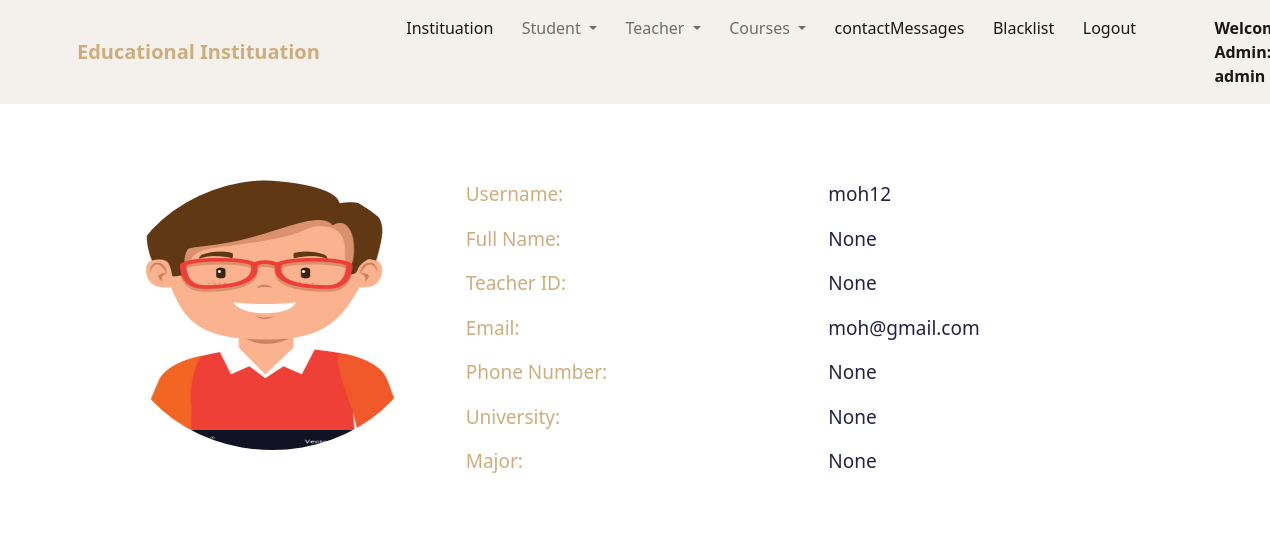
/teacher/4/ (signed in), run on the app's committed database.
### education/models.py (models this page shows, shortened)
class Teacher(models.Model):
    user = models.OneToOneField(User, on_delete=models.CASCADE)
    teacher_id = models.IntegerField(null=True, blank=True )
    full_name = models.CharField(max_length=50,null=True, blank=True)
    image = models.ImageField(upload_to="media", blank=True)
    phone = models.CharField(max_length=15 ,null=True , blank=True)
    university = models.CharField(max_length=50 ,null=True , blank=True)
    major = models.CharField(max_length=50 ,null=True , blank=True)
    @property
    def get_photo_url(self):
        if self.image and hasattr(self.image, 'url'):
            return self.image.url
        else:
            return "/static/images/teacher.jpg"

### education/views.py (the view)
# urls.py: path('teacher/<int:pk>/', TeacherDetailView.as_view(), name='teacher-detail'),
@method_decorator(user_passes_test(lambda u: u.is_superuser), name='dispatch')
class TeacherDetailView(DetailView):
    model = Teacher
    login_required = True
    template_name = 'education/admin/teacher_detail.html'
    def get_context_data(self, **kwargs):
        context = super().get_context_data(**kwargs)
        context['now'] = timezone.now()
        return context

### education/templates/education/admin/teacher_detail.html (shortened to what this page needs)
{% extends 'education/admin/admin_navbar.html' %}
{% load static %}
{% block body %}
<div class="container profile">
    <div class="row">
        <div class="col-md-4">
            <div class="profile-img" >
                <img class="rounded-circle shadow-4-strong" src="{{object.get_photo_url}}" alt=" image " width="310px" height="270px">
            </div>
        </div>
        <div class="col-md-8">
            <div class="profile-tab">
                <div class="tab-pane">
                    <div class="row">
                        <div class="col-md-6">
                            <label class="hed-color " style="font-size: 19px;">Username:</label>
                        </div>
                        <div class="col-md-6">
                            <p class="dark-blue " style="font-size: 19px;">{{object.user.username}}</p>
                        </div>
                    </div>
                    <div class="row">
                        <div class="col-md-6">
                            <label class="hed-color " style="font-size: 19px;">Full Name:</label>
                        </div>
                        <div class="col-md-6">
                            <p class="dark-blue " style="font-size: 19px;">{{object.full_name}}</p>
                        </div>
                    </div>
                    <div class="row">
                        <div class="col-md-6">
                            <label class="hed-color " style="font-size: 19px;">Teacher ID:</label>
                        </div>
                        <div class="col-md-6">
                            <p class="dark-blue " style="font-size: 19px;">{{object.teacher_id}}</p>
                        </div>
                    </div>
                    <div class="row">
                        <div class="col-md-6">
                            <label class="hed-color " style="font-size: 19px;">Email:</label>
                        </div>
                        <div class="col-md-6">
                            <p class="dark-blue " style="font-size: 19px;">{{object.user.email}}</p>
                        </div>
                    </div>
                    <div class="row">
                        <div class="col-md-6">
                            <label class="hed-color " style="font-size: 19px;">Phone Number:</label>
                        </div>
                        <div class="col-md-6">
                            <p class="dark-blue " style="font-size: 19px;">{{object.phone}}</p>
                        </div>
                    </div>
                    <div class="row">
                        <div class="col-md-6">
                            <label class="hed-color " style="font-size: 19px;">University:</label>
                        </div>
                        <div class="col-md-6">
                            <p class="dark-blue " style="font-size: 19px;">{{object.university}}</p>
                        </div>
                    </div>
                    <div class="row">
                        <div class="col-md-6">
                            <label class="hed-color " style="font-size: 19px;">Major:</label>
                        </div>
                        <div class="col-md-6">
                            <p class="dark-blue " style="font-size: 19px;">{{object.major}}</p>
                        </div>
                    </div>
                </div>
            </div>
        </div>
</div>
</div>
{% endblock %}

### education/templates/education/admin/admin_navbar.html (shortened to what this page needs)
<!doctype html>
{% load static %}
<html lang="en">
  <head>
    <link href="https://cdn.jsdelivr.net/npm/bootstrap@5.1.0/dist/css/bootstrap.min.css" rel="stylesheet">
    <link rel="stylesheet" href="https://cdn.datatables.net/1.10.25/css/jquery.dataTables.min.css">
    <link rel="stylesheet" href="https://cdn.datatables.net/buttons/1.7.1/css/buttons.dataTables.min.css">
    <link rel="stylesheet" href="{% static 'landingPage/style.css' %}">
    <link rel="stylesheet" href="https://cdnjs.cloudflare.com/ajax/libs/font-awesome/4.7.0/css/font-awesome.min.css">
  </head>
  <body>
    <nav class="navbar navbar-expand-lg navbar-light bg-light mynav">
        <div class="container">
          <a class="navbar-brand hed-color fw-bold" href="/">Educational Instituation</a>
          <div class="collapse navbar-collapse" id="navbarSupportedContent">
            <ul class="navbar-nav me-auto mb-2 mb-lg-0">
              <li class="nav-item">
                <a class="nav-link active" aria-current="page" href="{% url 'admin-panel' %}">Instituation</a>
              </li>
              <li class="nav-item dropdown">
                <a class="nav-link dropdown-toggle" href="#" id="navbarDropdown" role="button" data-bs-toggle="dropdown" aria-expanded="false">
                  Student
                </a>
              </li>
              <li class="nav-item dropdown">
                <a class="nav-link dropdown-toggle" href="#" id="navbarDropdown" role="button" data-bs-toggle="dropdown" aria-expanded="false">
                  Teacher
                </a>
              </li>
              <li class="nav-item dropdown">
                <a class="nav-link dropdown-toggle" href="#" id="navbarDropdown" role="button" data-bs-toggle="dropdown" aria-expanded="false">
                  Courses
                </a>
              </li>
              <li class="nav-item">
                <a class="nav-link active" aria-current="page" href="{% url 'messages_contact' %}">contactMessages</a>
              </li>
              <li class="nav-item">
                <a class="nav-link active" aria-current="page" href="{% url 'view_blacklist' %}">Blacklist</a>
              </li>
              <li class="nav-item">
                <a class="nav-link active" aria-current="page" href="{% url 'logout' %}">Logout</a>
              </li>
              <li class="nav-item">
                <a style="font-weight:600; font-family:'Segoe UI', Tahoma, Geneva, Verdana, sans-serif;" class="nav-link active" href="#">Welcome Admin: {{request.user}}</a>
              </li>
            </ul>
          </div>
        </div>
      </nav>
      {% block body %}
      {% endblock %}
  </body>
</html>

### landingPage/static/landingPage/style.css (style rules this page uses)
.mynav { background: #F4F1EC!important; }
.hed-color { color: #CDAD7D!important; }
.dark-blue { color: #222344!important; }

### education/templates/education/admin/teacher_detail.html (style rules this page uses)
.profile { padding: 3%; margin-top: 3%; margin-bottom: 3%; border-radius: 0.5rem; background: #fff; }
.profile-img { text-align: center; }

### data on the page
Teacher: user.username "moh12", full_name "None", teacher_id "None", user.email "moh@gmail.com", phone "None", university "None", major "None"

### other printed values
{{ request.user }} "admin"
